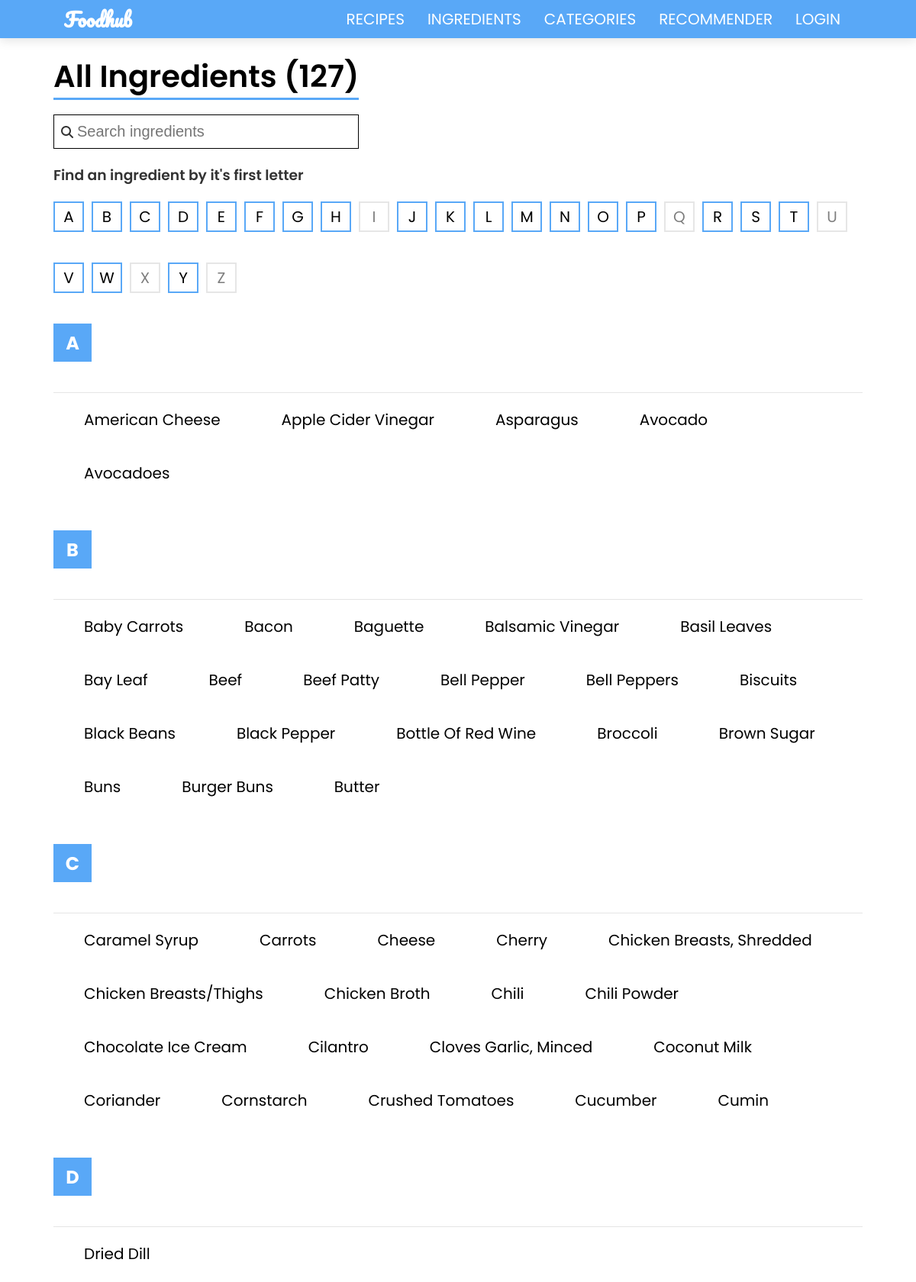
/ingredients (upper part), run on the app's committed database.
### foodhub/models.py (models this page shows, shortened)
class Ingredient(models.Model):
    UNIT_CHOICES = [
        ('g', 'grams'),
        ('kg', 'kilograms'),
        ('mg', 'milligrams'),
        ('lb', 'pounds'),
        ('oz', 'ounces'),
        ('ml', 'milliliters'),
        ('l', 'liters'),
        ('tsp', 'teaspoons'),
        ('tbsp', 'tablespoons'),
        ('cup', 'cups'),
        ('pt', 'pints'),
        ('qt', 'quarts'),
        ('slices', 'slices'),
        ('sticks', 'sticks'),
        ('scoops', 'scoops'),
        ('none', 'none')
    ]
    name = models.CharField(max_length=100)
    recipe = models.ForeignKey('Recipe', on_delete=models.CASCADE, related_name="recipe_ingredient", default=None)
    quantity = models.IntegerField()
    unit_of_measurement = models.CharField(max_length=32, choices=UNIT_CHOICES, default=None)
    objects = IngredientManager()

### foodhub/views.py (the view)
# urls.py: path("ingredients", views.ingredients, name="ingredients"),
def ingredients(request):
    grouped_ingredients = Ingredient.objects.group_by_ingredient_name()
    ingredient_dict = {}
    for ingredient in grouped_ingredients:
        name = ingredient['lower_name'].title()
        first_letter = name[0].upper() if name else ''
        if first_letter not in ingredient_dict:
            ingredient_dict[first_letter] = []
        ingredient_dict[first_letter].append(name)
    for letter in ingredient_dict:
        ingredient_dict[letter] = sorted(ingredient_dict[letter])
    sorted_ingredients = dict(sorted(ingredient_dict.items()))
    query = request.GET.get('query')
    if query:
        query = query.lower()
        filtered_ingredients = {}
        for letter, ingredients in sorted_ingredients.items():
            filtered_ingredients[letter] = [
                ingredient for ingredient in ingredients if query in ingredient.lower()
            ]
        sorted_ingredients = filtered_ingredients
    else:
        query = ""
    return render(request, "foodhub/ingredients.html", {
        "grouped_ingredients":grouped_ingredients,
        "letters": "ABCDEFGHIJKLMNOPQRSTUVWXYZ",
        "sorted_ingredients": sorted_ingredients,
        "query": query,
        "ingredients_count": len(grouped_ingredients)
    })

### foodhub/models.py (called while the page is built)
    def group_by_ingredient_name(self):
        return self.annotate(lower_name=Lower('name')).values('lower_name').annotate(total_quantity=Sum('quantity')).order_by('lower_name')

### foodhub/templates/foodhub/ingredients.html (shortened to what this page needs)
{% extends "foodhub/layout.html" %}
{% block body %}
<div class="all-ingredients-container">
    <div class="ingredients-header">All Ingredients ({{ ingredients_count }})</div>
        <form class="search-ingredient">
            <i class="fa-solid fa-magnifying-glass"></i>
            <input type="text" id="search-input" name="query" placeholder="Search ingredients" autocomplete="off">
        </form>
    <h3>Find an ingredient by it's first letter</h3>
    <div class="az-list">
        {% for letter in letters %}
            {% if letter in sorted_ingredients %}
                <a href="#{{ letter }}">{{ letter }}</a>
            {% else %}
                <div class="no-category">{{ letter }}</div>
            {% endif %}
        {% endfor %}
    </div>
    {% for letter, ingredients in sorted_ingredients.items %}
        <div class="first-letter-wrapper" id="{{ letter }}">
            <div class="first-letter">
                <h2>{{ letter }}</h2>
            </div>
            <ul>
                {% for ingredient in ingredients %}
                <li>
                    <a href="{% url 'ingredient' ingredient|urlencode %}">{{ ingredient }}</a>
                </li>
                {% endfor %}
            </ul>
        </div>
    {% endfor %}
</div>
{% endblock %}

### data on the page
Ingredient: name "Apple Cider Vinegar"
Ingredient: name "Asparagus"
Ingredient: name "Avocado"
Ingredient: name "Baby Carrots"
Ingredient: name "Baguette"
Ingredient: name "Bay Leaf"
Ingredient: name "Beef Patty"
Ingredient: name "Bell Pepper"
Ingredient: name "Bell Peppers"
Ingredient: name "Biscuits"
Ingredient: name "Black Beans"
Ingredient: name "Black Pepper"
Ingredient: name "Bottle Of Red Wine"
Ingredient: name "Broccoli"
Ingredient: name "Buns"
Ingredient: name "Burger Buns"
Ingredient: name "Caramel Syrup"
Ingredient: name "Carrots"
Ingredient: name "Cheese"
Ingredient: name "Cherry"
Ingredient: name "Chicken Breasts, Shredded"
Ingredient: name "Chili"
Ingredient: name "Chocolate Ice Cream"
Ingredient: name "Cloves Garlic, Minced"
Ingredient: name "Coconut Milk"
Ingredient: name "Coriander"
Ingredient: name "Cornstarch"
Ingredient: name "Crushed Tomatoes"
Ingredient: name "Cucumber"
Ingredient: name "Dried Dill"

### other printed values
{{ ingredients_count }} "127"
{{ letter }} "A" "B" "C" "D" "E" "F" "G" "H" "J" "K" "L" "M" "N" "O" "P" "R" "S" "T" "V" "W" "Y"
{{ letter }} "I" "Q" "U" "X" "Z"
{{ letter }} "A" "B" "C" "D"
{{ ingredient }} "American Cheese" "Avocadoes" "Bacon" "Balsamic Vinegar" "Basil Leaves" "Beef" "Brown Sugar" "Butter" "Chicken Breasts/Thighs" "Chicken Broth" "Chili Powder" "Cilantro" "Cumin"
